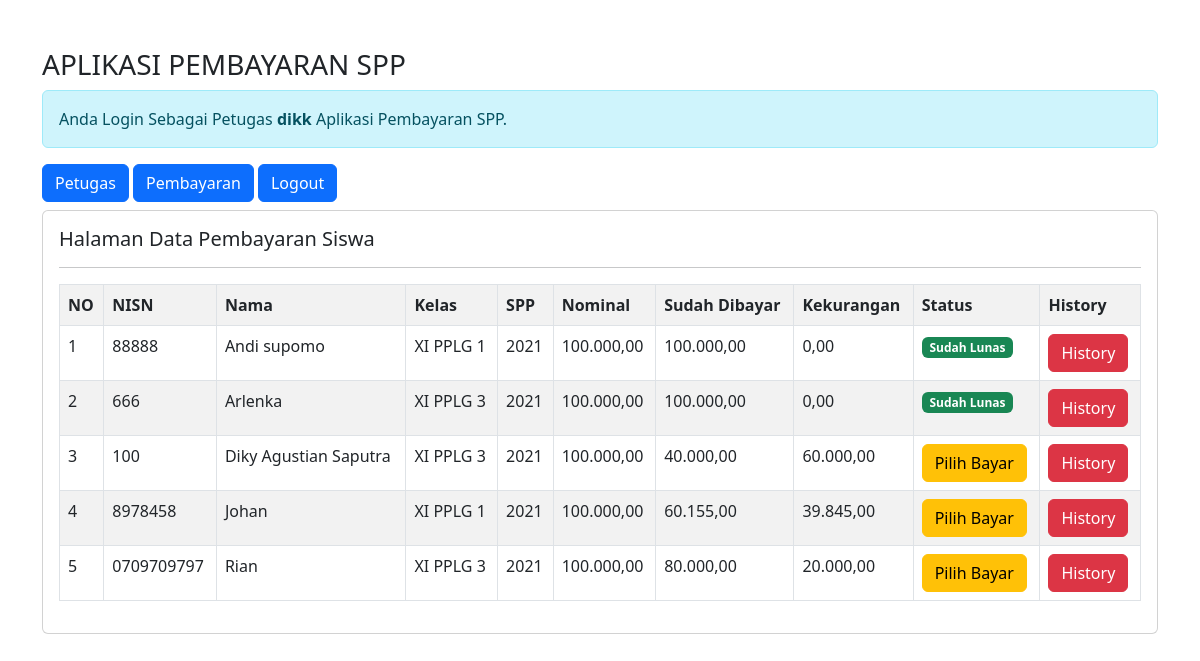
Screenshot of /petugas/petugas.php?url=pembayaran (signed in) with the database file from the repository.
### tables this page shows
CREATE TABLE `siswa` (
  `nisn` char(10) NOT NULL,
  `nis` char(8) NOT NULL,
  `nama_siswa` varchar(35) NOT NULL,
  `id_kelas` int(11) NOT NULL,
  `alamat` text NOT NULL,
  `telp` varchar(13) NOT NULL,
  `id_spp` int(11) NOT NULL
);

CREATE TABLE `kelas` (
  `id_kelas` int(11) NOT NULL,
  `nama_kelas` varchar(10) NOT NULL,
  `jurusan` varchar(50) NOT NULL
);

CREATE TABLE `spp` (
  `id_spp` int(11) NOT NULL,
  `tahun` int(11) NOT NULL,
  `nominal` int(11) NOT NULL
);

### petugas/pembayaran.php (the view)
<h5>Halaman Data Pembayaran Siswa</h5>
<hr>
<table class="table table-striped table-bordered">
    <tr class="fw-bold">
        <td>NO</td>
        <td>NISN</td>
        <td>Nama</td>
        <td>Kelas</td>
        <td>SPP</td>
        <td>Nominal</td>
        <td>Sudah Dibayar</td>
        <td>Kekurangan</td>
        <td>Status</td>
        <td>History</td>
    </tr>
    <?php
    include '../koneksi.php';
    $no = 1;
    $sql = "SELECT * FROM siswa,spp,kelas WHERE siswa.id_kelas=kelas.id_kelas AND siswa.id_spp=spp.id_spp
    ORDER BY nama_siswa ASC";
    $query = mysqli_query($conn,$sql);
    foreach($query as $data){
        $data_pembayaran = mysqli_query($conn, "SELECT SUM(jumlah_bayar) as jumlah_bayar FROM
        pembayaran WHERE nisn='$data[nisn]'");
        $data_pembayaran= mysqli_fetch_array($data_pembayaran);
        $sdh_byr=$data_pembayaran['jumlah_bayar'];
        $kurang= $data['nominal']-$data_pembayaran['jumlah_bayar'];
        ?>
    <tr>
        <td><?= $no++;?></td>
        <td><?= $data['nisn']?></td>
        <td><?= $data['nama_siswa']?></td>
        <td><?= $data['nama_kelas']?></td>
        <td><?= $data['tahun']?></td>
        <td><?= number_format($data['nominal'],2,',','.');?></td>
        <td><?= number_format($sdh_byr,2,',','.');?></td>
        <td><?= number_format($kurang,2,',','.');?></td>
        <td>
           <?php
           if($kurang == 0){
            echo "<span class = 'badge text-bg-success'> Sudah Lunas</span>";
           }else{?>
             <a href="?url=tambah-pembayaran&nisn=<?= $data['nisn'] ?>&kekurangan=<?= $kurang ?>"
             class = "btn btn-warning">Pilih Bayar</a>
          <?php } ?>
        </td>
        <td>
            <a href="?url=history-bayar&nisn=<?= $data['nisn']?>" class="btn btn-danger">History</a>
        </td>
    </tr>
    <?php } ?>
</table>

### rows the page displays
siswa: nisn "88888", nama_siswa "Andi supomo", id_kelas.nama_kelas "XI PPLG 1", id_spp.tahun "2021", id_spp.nominal "100.000,00", sdh_byr "100.000,00", kurang "0,00", shows "Sudah Lunas"
siswa: nisn "666", nama_siswa "Arlenka", id_kelas.nama_kelas "XI PPLG 3", id_spp.tahun "2021", id_spp.nominal "100.000,00", sdh_byr "100.000,00", kurang "0,00", shows "Sudah Lunas"
siswa: nisn "100", nama_siswa "Diky Agustian Saputra", id_kelas.nama_kelas "XI PPLG 3", id_spp.tahun "2021", id_spp.nominal "100.000,00", sdh_byr "40.000,00", kurang "60.000,00"
siswa: nisn "8978458", nama_siswa "Johan", id_kelas.nama_kelas "XI PPLG 1", id_spp.tahun "2021", id_spp.nominal "100.000,00", sdh_byr "60.155,00", kurang "39.845,00"
siswa: nisn "0709709797", nama_siswa "Rian", id_kelas.nama_kelas "XI PPLG 3", id_spp.tahun "2021", id_spp.nominal "100.000,00", sdh_byr "80.000,00", kurang "20.000,00"

### other values shown
$_SESSION['nama_petugas'] "dikk"
